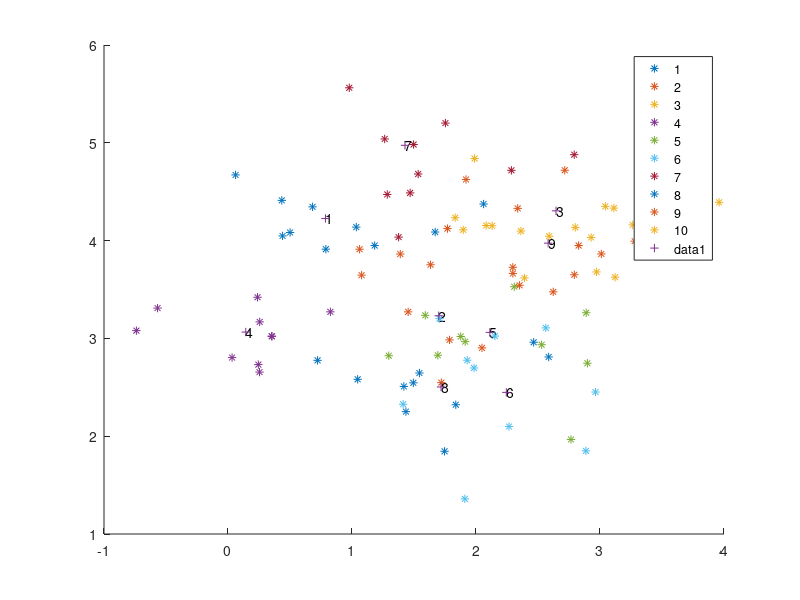

Source code (MATLAB):
close all;

sigma = eye(2,2);
mu = [2, 3];
r = mvnrnd(mu, sigma, 10);
m1 = size(r, 1);
figure  
hold on
for c = 1:m1
  ncr = mvnrnd([r(c,1), r(c,2)], sigma/5, 10);
  plot(ncr(:,1), ncr(:,2), '*')
  text(r(c,1), r(c,2), num2str(c))
end
legend(strread(num2str(1:m1),'%s'))
plot(r(:,1), r(:,2), '+')

hold off
